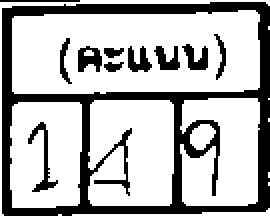
#> input picture score/img.png, 135 x 108 px, found by its file name (shown 2 times larger)
$ python detect_box.py
#> lines starting #> are read from the running program, lines starting #| are printed output that depends on the picture; after the words box and inside, x2 and y2 are one past the last pixel; in counts of white or black regions, pixels touching at a corner belong together
import cv2
import numpy as np

# image = cv2.imread("testbug/re/img231.png")
image = cv2.imread("testscane/img.png")
#> image is the input picture: shape (108, 135, 3); 71.5% white; 11 black regions, largest, box (x1, y1, x2, y2) and area: (1, 1, 135, 108) 3418, (14, 61, 29, 96) 131, (39, 23, 51, 36) 104
# arr = []
gray=cv2.cvtColor(image,cv2.COLOR_BGR2GRAY)
edged = cv2.Canny(image, 10, 250)
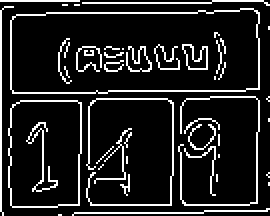
#> edged: shape (108, 135) (shown 2 times larger); 12.8% white in thin lines or dots

dst = cv2.fastNlMeansDenoising(image, None, 10, 10, 100)
(cnts, _) = cv2.findContours(edged.copy(), cv2.RETR_EXTERNAL, cv2.CHAIN_APPROX_SIMPLE)
#> cnts = 28 contours, 26 with area under 20; largest, box (x1, y1, x2, y2) and area: (5, 4, 130, 47) 4880, (4, 50, 41, 104) 1826
idx = 0
for c in cnts:
    x,y,w,h = cv2.boundingRect(c)


    print( x,y,w,h)
    # if w>550 and h>60 :
    #     if w<610 and h<90 :

    idx+=1
    new_img=image[y:y+h,x:x+w]
    cv2.imwrite("testscane/img"+ str(idx) + '.png', new_img)
#> this loop made 28 passes
#> (x, y, w, h) on passes 2, 5, 10, 13, 14, 15, 17, 18, 19, 21, 23, 24: (36, 104, 99, 4), (60, 87, 5, 11), (92, 73, 16, 25), (62, 66, 4, 8), (47, 64, 19, 28), (94, 62, 14, 13), (92, 59, 18, 8), (4, 50, 37, 54), (43, 49, 44, 54), (89, 48, 41, 55), (5, 4, 125, 43), (0, 3, 7, 105)
#> (c, x, y, w, h, new_img) on passes 1, 3, 4, 8, 9, 16: ([[29, 107], [30, 107]], 29, 107, 2, 1, [[255, 255, 255], [255, 255, 255]]), ([[134, 91], [134, 92]], 134, 91, 1, 2, [[255, 255, 255], [255, 255, 255]]), ([[108, 87], [108, 90]], 108, 87, 1, 4, [[0, 0, 0], [0, 0, 0], [0, 0, 0], [255, 255, 255]]), ([[63, 78], [63, 81]], 63, 78, 1, 4, [[0, 0, 0], [255, 255, 255], [255, 255, 255], [0, 0, 0]]), ([[109, 77], [109, 78]], 109, 77, 1, 2, [[0, 0, 0], [255, 255, 255]]), ([[134, 59], [134, 60]], 134, 59, 1, 2, [[255, 255, 255], [255, 255, 255]])
#| 29 107 2 1
#| 36 104 99 4
#| 134 91 1 2
#| 108 87 1 4
#| 60 87 5 11
#| 133 86 2 3
#| 49 82 3 3
#| 63 78 1 4
#> (further printed lines are left out)
#> after the loop, idx = 28
